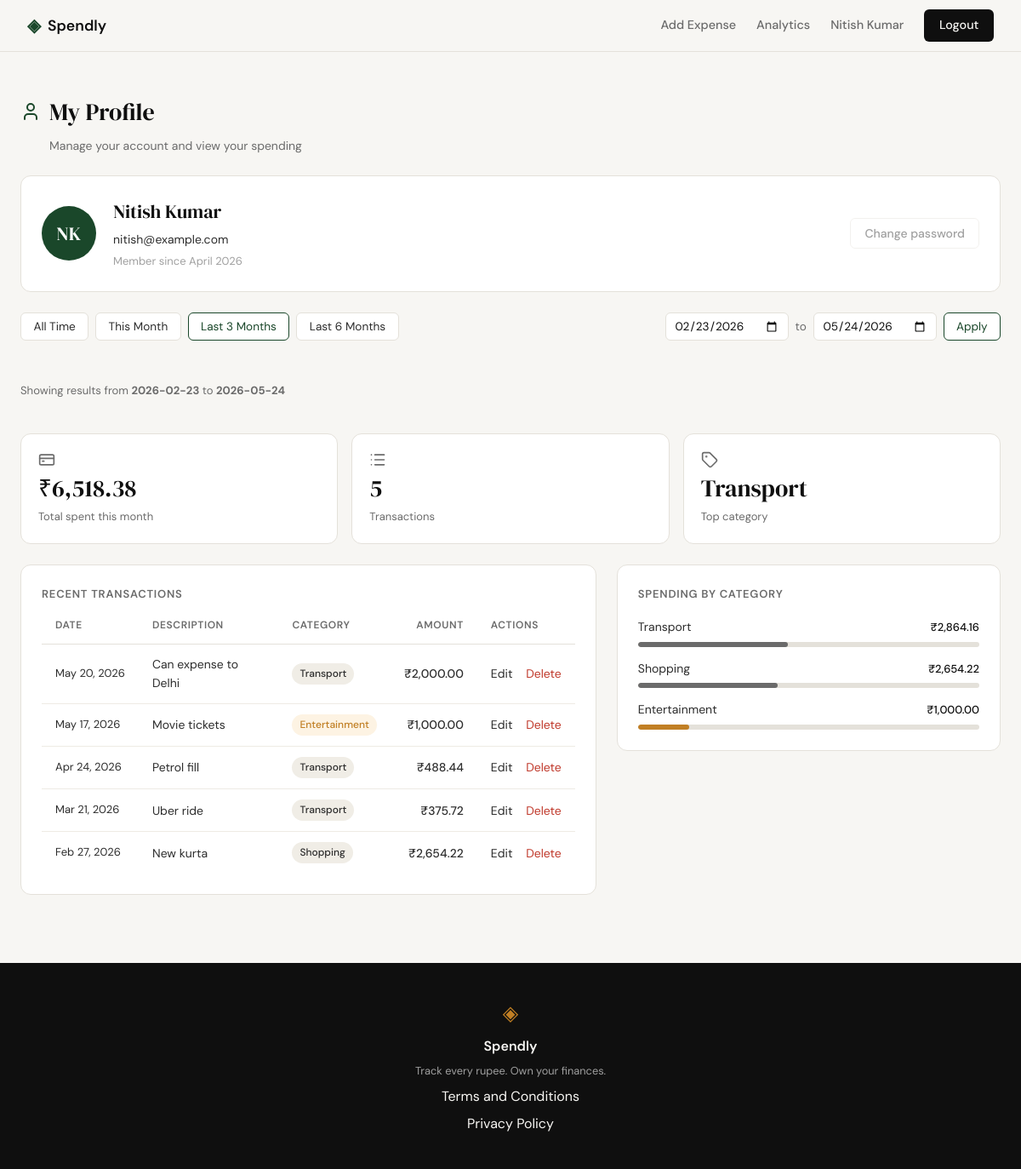
The page /profile?date_from=2026-02-23&date_to=2026-05-24 (signed in) on the database its author committed.
### tables this page shows
CREATE TABLE users (
            id            INTEGER PRIMARY KEY AUTOINCREMENT,
            name          TEXT    NOT NULL,
            email         TEXT    UNIQUE NOT NULL,
            password_hash TEXT    NOT NULL,
            created_at    TEXT    DEFAULT (datetime('now'))
        );

CREATE TABLE expenses (
            id          INTEGER PRIMARY KEY AUTOINCREMENT,
            user_id     INTEGER NOT NULL REFERENCES users(id),
            amount      REAL    NOT NULL,
            category    TEXT    NOT NULL,
            date        TEXT    NOT NULL,
            description TEXT,
            created_at  TEXT    DEFAULT (datetime('now'))
        );

### app.py (the view)
@app.route("/profile")
def profile():
    if not session.get("user_id"):
        return redirect(url_for("login"))
    user_id = session["user_id"]
    date_from = _parse_date(request.args.get("date_from", ""))
    date_to = _parse_date(request.args.get("date_to", ""))
    if date_from and date_to and date_from > date_to:
        flash("Start date must be before end date.")
        date_from = date_to = ""
    date_from = date_from or None
    date_to = date_to or None
    today = date.today()
    presets = {
        "this_month": (today.replace(day=1).isoformat(), today.isoformat()),
        "last_3_months": ((today - timedelta(days=90)).isoformat(), today.isoformat()),
        "last_6_months": ((today - timedelta(days=180)).isoformat(), today.isoformat()),
    }
    active_preset = "all_time"
    for name, (pf, pt) in presets.items():
        if date_from == pf and date_to == pt:
            active_preset = name
            break
    user = get_user_by_id(user_id)
    stats = get_summary_stats(user_id, date_from=date_from, date_to=date_to)
    transactions = get_recent_transactions(
        user_id, date_from=date_from, date_to=date_to
    )
    categories = get_category_breakdown(user_id, date_from=date_from, date_to=date_to)
    return render_template(
        "profile.html",
        user=user,
        stats=stats,
        transactions=transactions,
        categories=categories,
        date_from=date_from or "",
        date_to=date_to or "",
        presets=presets,
        active_preset=active_preset,
    )

### app.py (called while the page is built)
def _parse_date(value):
    try:
        datetime.strptime(value, "%Y-%m-%d")
        return value
    except (ValueError, TypeError):
        return ""

### database/db.py (called while the page is built)
def get_db():
    conn = sqlite3.connect(DB_PATH)
    conn.row_factory = sqlite3.Row
    conn.execute("PRAGMA foreign_keys = ON")
    return conn

### database/queries.py (called while the page is built)
def _date_clause(date_from, date_to):
    if date_from and date_to:
        return "AND date BETWEEN ? AND ?", (date_from, date_to)
    if date_from:
        return "AND date >= ?", (date_from,)
    if date_to:
        return "AND date <= ?", (date_to,)
    return "", ()

def get_user_by_id(user_id):
    conn = get_db()
    row = conn.execute(
        "SELECT name, email, created_at FROM users WHERE id = ?",
        (user_id,),
    ).fetchone()
    conn.close()
    if row is None:
        return None
    name = row["name"]
    tokens = name.split()
    initials = "".join(t[0] for t in tokens[:2]).upper() if tokens else ""
    created_at = row["created_at"].split(" ")[0]
    member_since = datetime.strptime(created_at, "%Y-%m-%d").strftime("%B %Y")
    return {
        "name": name,
        "email": row["email"],
        "member_since": member_since,
        "initials": initials,
    }

def get_recent_transactions(user_id, limit=10, date_from=None, date_to=None):
    clause, params = _date_clause(date_from, date_to)
    sql = (
        "SELECT id, date, description, category, amount FROM expenses "
        "WHERE user_id = ?"
    )
    if clause:
        sql = sql + " " + clause
    sql = sql + " ORDER BY date DESC, id DESC LIMIT ?"
    conn = get_db()
    rows = conn.execute(sql, (user_id, *params, limit)).fetchall()
    conn.close()
    return [
        {
            "id": row["id"],
            "date": datetime.strptime(row["date"], "%Y-%m-%d").strftime("%b %d, %Y"),
            "description": row["description"],
            "category": row["category"],
            "amount": f"₹{row['amount']:,.2f}",
        }
        for row in rows
    ]

### templates/profile.html (shortened to what this page needs)
{% extends "base.html" %}
{% block head %}
<link rel="stylesheet" href="{{ url_for('static', filename='css/profile.css') }}">
{% endblock %}
{% block content %}
<div class="profile-page">
    <div class="profile-header">
        <div class="profile-header-left">
            <i data-lucide="user"></i>
            <h1 class="profile-title">My Profile</h1>
        </div>
        <p class="profile-subtitle">Manage your account and view your spending</p>
    </div>
    <div class="profile-card">
        <div class="avatar-circle">{{ user.initials }}</div>
        <div class="profile-card-info">
            <h2 class="profile-name">{{ user.name }}</h2>
            <p class="profile-email">{{ user.email }}</p>
            <p class="profile-since">Member since {{ user.member_since }}</p>
        </div>
        <div class="profile-card-actions">
            <button class="btn-ghost btn-disabled" disabled>Change password</button>
        </div>
    </div>
    <div class="filter-bar">
        <div class="filter-presets">
            <a href="{{ url_for('profile') }}"
               class="filter-btn{% if active_preset == 'all_time' %} filter-btn--active{% endif %}">All Time</a>
            <a href="{{ url_for('profile', date_from=presets.this_month[0], date_to=presets.this_month[1]) }}"
               class="filter-btn{% if active_preset == 'this_month' %} filter-btn--active{% endif %}">This Month</a>
            <a href="{{ url_for('profile', date_from=presets.last_3_months[0], date_to=presets.last_3_months[1]) }}"
               class="filter-btn{% if active_preset == 'last_3_months' %} filter-btn--active{% endif %}">Last 3 Months</a>
            <a href="{{ url_for('profile', date_from=presets.last_6_months[0], date_to=presets.last_6_months[1]) }}"
               class="filter-btn{% if active_preset == 'last_6_months' %} filter-btn--active{% endif %}">Last 6 Months</a>
        </div>
        <form class="filter-custom" method="get" action="{{ url_for('profile') }}">
            <input type="date" name="date_from" value="{{ date_from }}" class="filter-input">
            <span class="filter-sep">to</span>
            <input type="date" name="date_to" value="{{ date_to }}" class="filter-input">
            <button type="submit" class="filter-btn filter-btn--apply">Apply</button>
        </form>
    </div>
    {% if date_from or date_to %}
    <p class="filter-notice">
        Showing results
        {% if date_from %} from <strong>{{ date_from }}</strong>{% endif %}
        {% if date_to %} to <strong>{{ date_to }}</strong>{% endif %}
    </p>
    {% endif %}
    <div class="stats-row">
        <div class="stat-card">
            <i data-lucide="credit-card" class="stat-icon"></i>
            <span class="stat-value">{{ stats.total_spent }}</span>
            <span class="stat-label">Total spent this month</span>
        </div>
        <div class="stat-card">
            <i data-lucide="list" class="stat-icon"></i>
            <span class="stat-value">{{ stats.transaction_count }}</span>
            <span class="stat-label">Transactions</span>
        </div>
        <div class="stat-card">
            <i data-lucide="tag" class="stat-icon"></i>
            <span class="stat-value">{{ stats.top_category }}</span>
            <span class="stat-label">Top category</span>
        </div>
    </div>
    <div class="profile-grid">
        <div class="tx-table-wrap">
            <h3 class="section-heading">Recent Transactions</h3>
            <table class="tx-table">
                <thead>
                    <tr>
                        <th>Date</th>
                        <th>Description</th>
                        <th>Category</th>
                        <th class="tx-amount-col">Amount</th>
                        <th>Actions</th>
                    </tr>
                </thead>
                <tbody>
                    {% for tx in transactions %}
                    <tr>
                        <td class="tx-date">{{ tx.date }}</td>
                        <td>{{ tx.description }}</td>
                        <td>
                            <span class="badge badge--{{ tx.category | lower }}">{{ tx.category }}</span>
                        </td>
                        <td class="tx-amount">{{ tx.amount }}</td>
                        <td class="tx-actions">
                            <a href="{{ url_for('edit_expense', id=tx.id) }}" class="tx-edit-link">Edit</a>
                            <form method="POST" action="{{ url_for('delete_expense_route', id=tx.id) }}" class="tx-delete-form">
                                <button type="submit" class="tx-delete-btn">Delete</button>
                            </form>
                        </td>
                    </tr>
                    {% endfor %}
                </tbody>
            </table>
        </div>
        <div class="category-breakdown">
            <h3 class="section-heading">Spending by Category</h3>
            <div class="category-list">
                {% for cat in categories %}
                <div class="category-row cat--{{ cat.name | lower }}">
                    <div class="category-row-top">
                        <span class="category-name">{{ cat.name }}</span>
                        <span class="category-amount">{{ cat.amount }}</span>
                    </div>
                    <div class="category-bar-track">
                        <div class="category-bar-fill" style="--pct: {{ cat.pct }}%"></div>
                    </div>
                </div>
                {% endfor %}
            </div>
        </div>
    </div>
</div>
{% endblock %}

### templates/base.html (shortened to what this page needs)
<!DOCTYPE html>
<html lang="en">
<head>
    <link rel="stylesheet" href="{{ url_for('static', filename='css/style.css') }}">
    {% block head %}{% endblock %}
</head>
<body>
    <nav class="navbar">
        <div class="nav-inner">
            <a href="{{ url_for('landing') }}" class="nav-brand">
                <span class="brand-icon">◈</span>
                <span class="brand-name">Spendly</span>
            </a>
            <div class="nav-links">
                {% if session.get("user_id") %}
                <a href="{{ url_for('add_expense') }}"
                   class="nav-link{% if request.endpoint == 'add_expense' %} nav-link--active{% endif %}">Add Expense</a>
                <a href="{{ url_for('analytics') }}"
                   class="nav-link{% if request.endpoint == 'analytics' %} nav-link--active{% endif %}">Analytics</a>
                <a href="{{ url_for('profile') }}" class="nav-username">{{ session["user_name"] }}</a>
                <a href="{{ url_for('logout') }}" class="nav-cta">Logout</a>
                {% else %}
                <a href="{{ url_for('login') }}">Sign in</a>
                <a href="{{ url_for('register') }}" class="nav-cta">Get started</a>
                {% endif %}
            </div>
        </div>
    </nav>
    <main class="main-content">
        {% block content %}{% endblock %}
    </main>
    <footer class="footer">
        <div class="footer-inner">
            <span class="brand-icon">◈</span>
            <span class="footer-name">Spendly</span>
            <p class="footer-copy">Track every rupee. Own your finances.</p>
            <a href="/terms">Terms and Conditions</a>
            <a href="/privacy">Privacy Policy</a>
        </div>
    </footer>
</body>
</html>

### static/css/style.css (style rules this page uses)
:root { --ink: #0f0f0f; --ink-soft: #2d2d2d; --ink-muted: #6b6b6b; --ink-faint: #a0a0a0; --paper: #f7f6f3; --paper-warm: #f0ede6; --paper-card: #ffffff; --accent: #1a472a; --accent-light: #e8f0eb; --accent-2: #c17f24; --accent-2-light: #fdf3e3; --danger: #c0392b; --danger-light: #fdecea; --border: #e4e1da; --border-soft: #eeebe4; --font-display: 'DM Serif Display', Georgia, serif; --font-body: 'DM Sans', system-ui, sans-serif; --max-width: 1200px; --auth-width: 440px; --radius-sm: 6px; --radius-md: 12px; --radius-lg: 20px; }
*, *::before, *::after { box-sizing: border-box; margin: 0; padding: 0; }
html { font-size: 16px; scroll-behavior: smooth; }
body { background: var(--paper); color: var(--ink); font-family: var(--font-body); font-size: 1rem; line-height: 1.6; -webkit-font-smoothing: antialiased; }
a { color: inherit; text-decoration: none; }
.navbar { position: sticky; top: 0; z-index: 100; background: var(--paper); border-bottom: 1px solid var(--border); padding: 0 2rem; }
.nav-inner { max-width: var(--max-width); margin: 0 auto; height: 60px; display: flex; align-items: center; justify-content: space-between; }
.nav-brand { display: flex; align-items: center; gap: 0.5rem; font-family: var(--font-body); font-weight: 600; font-size: 1.1rem; color: var(--ink); }
.brand-icon { color: var(--accent); font-size: 1.3rem; }
.brand-name { color: var(--ink); }
.nav-links { display: flex; align-items: center; gap: 1.5rem; font-size: 0.9rem; font-weight: 500; }
.nav-links a { color: var(--ink-muted); transition: color 0.2s; }
.nav-link { color: var(--ink-muted); transition: color 0.2s; }
.nav-cta { background: var(--ink) !important; color: var(--paper) !important; padding: 0.45rem 1.1rem; border-radius: var(--radius-sm); transition: background 0.2s !important; }
.main-content { min-height: calc(100vh - 60px - 100px); }
.btn-ghost { display: inline-block; background: transparent; color: var(--ink-soft); padding: 0.65rem 1.5rem; border-radius: var(--radius-sm); font-size: 0.9rem; font-weight: 500; border: 1px solid var(--border); transition: all 0.2s; text-decoration: none; }
.footer { background: var(--ink); color: var(--paper); padding: 2.5rem 2rem; text-align: center; }
.footer-inner { display: flex; flex-direction: column; align-items: center; gap: 0.4rem; }
.footer .brand-icon { color: var(--accent-2); font-size: 1.5rem; }
.footer-name { font-weight: 600; font-size: 1rem; }
.footer-copy { font-size: 0.8rem; color: var(--ink-faint); }

### rows shown on the page
users: user_name "Nitish Kumar", name "Nitish Kumar", email "nitish@example.com"
expenses: date "May 20, 2026", description "Can expense to Delhi", category "Transport", amount "₹2,000.00"
expenses: date "May 17, 2026", description "Movie tickets", category "Entertainment", amount "₹1,000.00"
expenses: date "Apr 24, 2026", description "Petrol fill", category "Transport", amount "₹488.44"
expenses: date "Mar 21, 2026", description "Uber ride", category "Transport", amount "₹375.72"
expenses: date "Feb 27, 2026", description "New kurta", category "Shopping", amount "₹2,654.22"

### other values the page prints
{{ user.initials }} "NK"
{{ user.member_since }} "April 2026"
{{ date_from }} "2026-02-23"
{{ date_to }} "2026-05-24"
{{ stats.total_spent }} "₹6,518.38"
{{ stats.transaction_count }} "5"
{{ stats.top_category }} "Transport"
{{ cat.name }} "Transport" "Shopping" "Entertainment"
{{ cat.amount }} "₹2,864.16" "₹2,654.22" "₹1,000.00"
